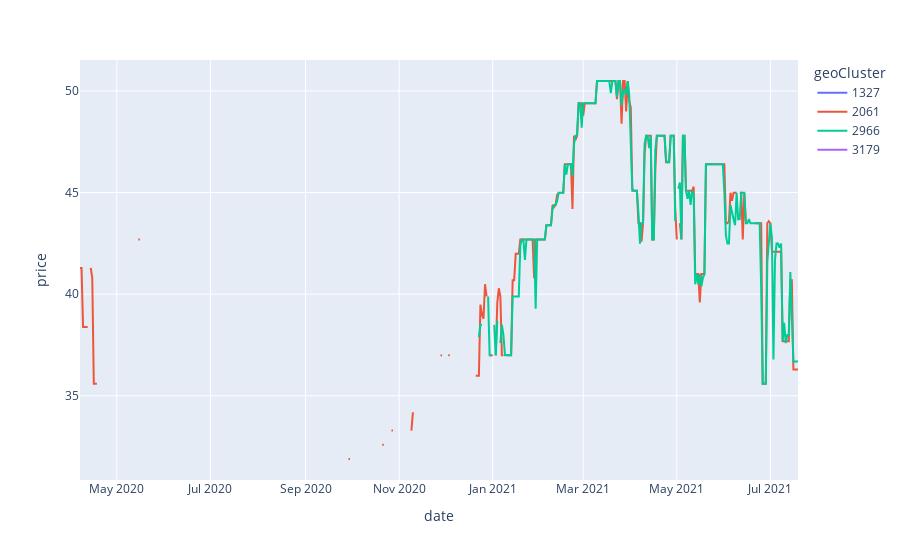

Here is the notebook cell this chart was saved with:
### Code cell
fig = px.line(
    df.loc[(df["SKU"] == 32485) & df["geoCluster"].isin(sample(list(df["geoCluster"].unique()), 5))], 
    x='date', y="price", color="geoCluster"
)
fig.show()

### Figure 1 — Plotly figure (JSON) as saved in the notebook; plotly's stock layout.template omitted (floating-point values rounded to 4 significant figures; data arrays with more than 128 entries replaced by an {"elided": "..."} marker saying what was removed)
{"data": [{"hovertemplate": "geoCluster=1327<br>date=%{x}<br>price=%{y}<extra></extra>", "legendgroup": "1327", "line": {"color": "#636efa", "dash": "solid"}, "marker": {"symbol": "circle"}, "mode": "lines", "name": "1327", "orientation": "v", "showlegend": true, "type": "scatter", "x": ["2021-06-02", "2021-06-03", "2021-06-04", "2021-06-05", "2021-06-06", "2021-06-07", "2021-06-08", "2021-06-09", "2021-06-10", "2021-06-11", "2021-06-12", "2021-06-13", "2021-06-14", "2021-06-15", "2021-06-16", "2021-06-17", "2021-06-18", "2021-06-19", "2021-06-20", "2021-06-21", "2021-06-22", "2021-06-23", "2021-06-24", "2021-06-25", "2021-06-26", "2021-06-27", "2021-06-28", "2021-06-29", "2021-06-30", "2021-07-01", "2021-07-02", "2021-07-03", "2021-07-04", "2021-07-05", "2021-07-06", "2021-07-07", "2021-07-08", "2021-07-09", "2021-07-10", "2021-07-11", "2021-07-12", "2021-07-13", "2021-07-14", "2021-07-15", "2021-07-16", "2021-07-17", "2021-07-18", "2021-07-19"], "xaxis": "x", "y": [45.39, null, null, null, null, null, null, null, null, null, null, null, null, null, null, null, null, null, null, null, null, null, null, null, null, null, null, null, null, null, null, null, null, null, null, null, null, null, null, null, null, null, null, null, null, null, null, null], "yaxis": "y"}, {"hovertemplate": "geoCluster=2061<br>date=%{x}<br>price=%{y}<extra></extra>", "legendgroup": "2061", "line": {"color": "#EF553B", "dash": "solid"}, "marker": {"symbol": "circle"}, "mode": "lines", "name": "2061", "orientation": "v", "showlegend": true, "type": "scatter", "x": {"elided": "469 str values"}, "xaxis": "x", "y": {"elided": "469 float values"}, "yaxis": "y"}, {"hovertemplate": "geoCluster=2966<br>date=%{x}<br>price=%{y}<extra></extra>", "legendgroup": "2966", "line": {"color": "#00cc96", "dash": "solid"}, "marker": {"symbol": "circle"}, "mode": "lines", "name": "2966", "orientation": "v", "showlegend": true, "type": "scatter", "x": {"elided": "209 str values"}, "xaxis": "x", "y": {"elided": "209 float values"}, "yaxis": "y"}, {"hovertemplate": "geoCluster=3179<br>date=%{x}<br>price=%{y}<extra></extra>", "legendgroup": "3179", "line": {"color": "#ab63fa", "dash": "solid"}, "marker": {"symbol": "circle"}, "mode": "lines", "name": "3179", "orientation": "v", "showlegend": true, "type": "scatter", "x": ["2021-07-09", "2021-07-10", "2021-07-11", "2021-07-12", "2021-07-13", "2021-07-14", "2021-07-15", "2021-07-16", "2021-07-17", "2021-07-18", "2021-07-19"], "xaxis": "x", "y": [35.19, null, null, null, null, null, null, 33.79, null, null, null], "yaxis": "y"}], "layout": {"legend": {"title": {"text": "geoCluster"}, "tracegroupgap": 0}, "margin": {"t": 60}, "xaxis": {"anchor": "y", "domain": [0, 1], "title": {"text": "date"}}, "yaxis": {"anchor": "x", "domain": [0, 1], "title": {"text": "price"}}}}
